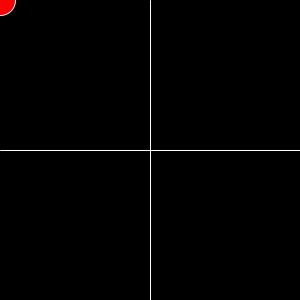
Frame 1 (no input)
Frame 60 (the mouse pressed at the canvas centre just before this capture): identical to frame 1, image omitted
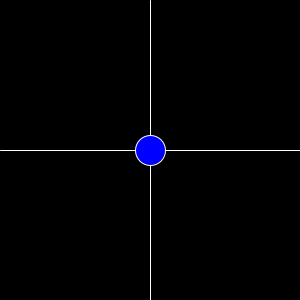
Frame 120 (the mouse held since frame 60 and released just before this capture)

The Processing sketch that drew these frames (run headless with seeded random() and noise(); from frame 60 on, the mouse is pressed at the canvas centre):

// Processing sketch: processing_117634
// ── processing_117634.pde

void setup(){
    size(300,300);
}

void draw(){
    stroke(255);
    background(0);
    line(150,0,150,300);
    line(0,150,300,150);
    
    if(mouseX < 150 && mouseY < 150){
        fill(255,0,0);
    }
    else if(mouseX > 150 && mouseY < 150){
        fill(0,255,0);
    }
    else if(mouseX < 150 && mouseY > 150){
        fill(255);
    }
    else{
        fill(0,0,255);
    }
    ellipse(mouseX, mouseY, 30, 30);
}
